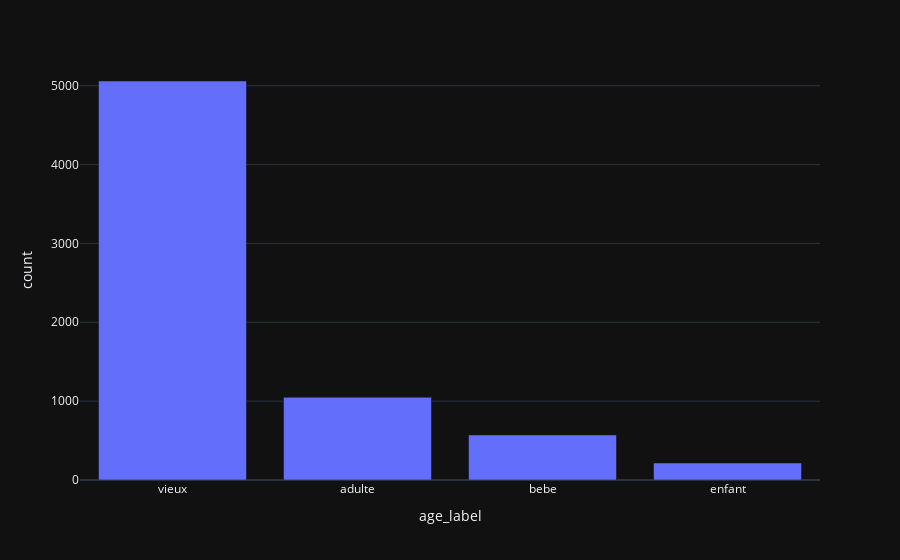

The code cell stored with this chart in its notebook:
### Code cell
fig = px.bar(count_age_label, x='age_label', y='count')

fig.show()

### Figure 1 — Plotly figure (JSON) as saved in the notebook; plotly's stock layout.template omitted (floating-point values rounded to 4 significant figures)
{"data": [{"alignmentgroup": "True", "hovertemplate": "age_label=%{x}<br>count=%{y}<extra></extra>", "legendgroup": "", "marker": {"color": "#636efa", "pattern": {"shape": ""}}, "name": "", "offsetgroup": "", "orientation": "v", "showlegend": false, "textposition": "auto", "x": ["vieux", "adulte", "bebe", "enfant"], "xaxis": "x", "y": [5060, 1050, 572, 216], "yaxis": "y", "type": "bar"}], "layout": {"xaxis": {"anchor": "y", "domain": [0.0, 1.0], "title": {"text": "age_label"}}, "yaxis": {"anchor": "x", "domain": [0.0, 1.0], "title": {"text": "count"}}, "legend": {"tracegroupgap": 0}, "margin": {"t": 60}, "barmode": "relative"}}
